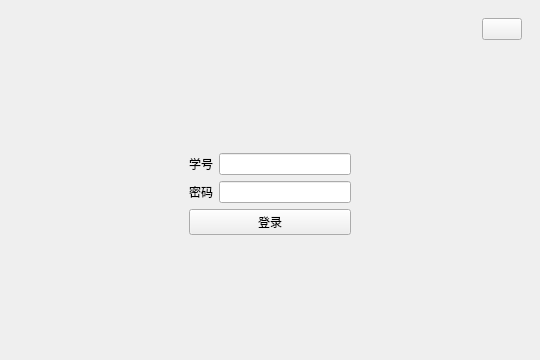
<?xml version="1.0" encoding="UTF-8"?>
<ui version="4.0">
 <class>Login_Window_UI</class>
 <widget class="QMainWindow" name="Login_Window_UI">
  <property name="enabled">
   <bool>true</bool>
  </property>
  <property name="geometry">
   <rect>
    <x>0</x>
    <y>0</y>
    <width>540</width>
    <height>360</height>
   </rect>
  </property>
  <property name="windowTitle">
   <string>登录</string>
  </property>
  <widget class="QWidget" name="Central_Widget">
   <layout class="QVBoxLayout" name="Central_Widget_Layout">
    <item>
     <widget class="QWidget" name="Main_Panel" native="true">
      <layout class="QVBoxLayout" name="Main_Panel_Layout">
       <item>
        <layout class="QHBoxLayout" name="Close_Button_Layout">
         <item>
          <spacer name="horizontalSpacer">
           <property name="orientation">
            <enum>Qt::Horizontal</enum>
           </property>
           <property name="sizeHint" stdset="0">
            <size>
             <width>40</width>
             <height>20</height>
            </size>
           </property>
          </spacer>
         </item>
         <item>
          <widget class="QPushButton" name="Close_Button">
           <property name="text">
            <string/>
           </property>
           <property name="icon">
            <iconset resource="All_Res.qrc">
             <normaloff>:/all_images/res/Exit.png</normaloff>:/all_images/res/Exit.png</iconset>
           </property>
          </widget>
         </item>
        </layout>
       </item>
       <item>
        <widget class="QWidget" name="Login_Panel" native="true">
         <layout class="QHBoxLayout" name="Login_Panel_Layout">
          <item>
           <spacer name="horizontalSpacer_2">
            <property name="orientation">
             <enum>Qt::Horizontal</enum>
            </property>
            <property name="sizeHint" stdset="0">
             <size>
              <width>40</width>
              <height>20</height>
             </size>
            </property>
           </spacer>
          </item>
          <item>
           <layout class="QVBoxLayout" name="Login_Layout">
            <item>
             <spacer name="verticalSpacer_2">
              <property name="orientation">
               <enum>Qt::Vertical</enum>
              </property>
              <property name="sizeHint" stdset="0">
               <size>
                <width>20</width>
                <height>40</height>
               </size>
              </property>
             </spacer>
            </item>
            <item>
             <layout class="QHBoxLayout" name="Name_Layout">
              <item>
               <widget class="QLabel" name="Name_Label">
                <property name="text">
                 <string>学号</string>
                </property>
               </widget>
              </item>
              <item>
               <widget class="QLineEdit" name="Name_LineEdit"/>
              </item>
             </layout>
            </item>
            <item>
             <layout class="QHBoxLayout" name="Password_Layout">
              <item>
               <widget class="QLabel" name="Password_Label">
                <property name="text">
                 <string>密码</string>
                </property>
               </widget>
              </item>
              <item>
               <widget class="QLineEdit" name="Password_LineEdit">
                <property name="echoMode">
                 <enum>QLineEdit::Password</enum>
                </property>
               </widget>
              </item>
             </layout>
            </item>
            <item>
             <widget class="QPushButton" name="Login_Button">
              <property name="text">
               <string>登录</string>
              </property>
              <property name="shortcut">
               <string>Return</string>
              </property>
             </widget>
            </item>
            <item>
             <spacer name="verticalSpacer">
              <property name="orientation">
               <enum>Qt::Vertical</enum>
              </property>
              <property name="sizeHint" stdset="0">
               <size>
                <width>20</width>
                <height>40</height>
               </size>
              </property>
             </spacer>
            </item>
           </layout>
          </item>
          <item>
           <spacer name="horizontalSpacer_3">
            <property name="orientation">
             <enum>Qt::Horizontal</enum>
            </property>
            <property name="sizeHint" stdset="0">
             <size>
              <width>40</width>
              <height>20</height>
             </size>
            </property>
           </spacer>
          </item>
         </layout>
        </widget>
       </item>
      </layout>
     </widget>
    </item>
   </layout>
  </widget>
 </widget>
 <resources>
  <include location="All_Res.qrc"/>
 </resources>
 <connections/>
</ui>
